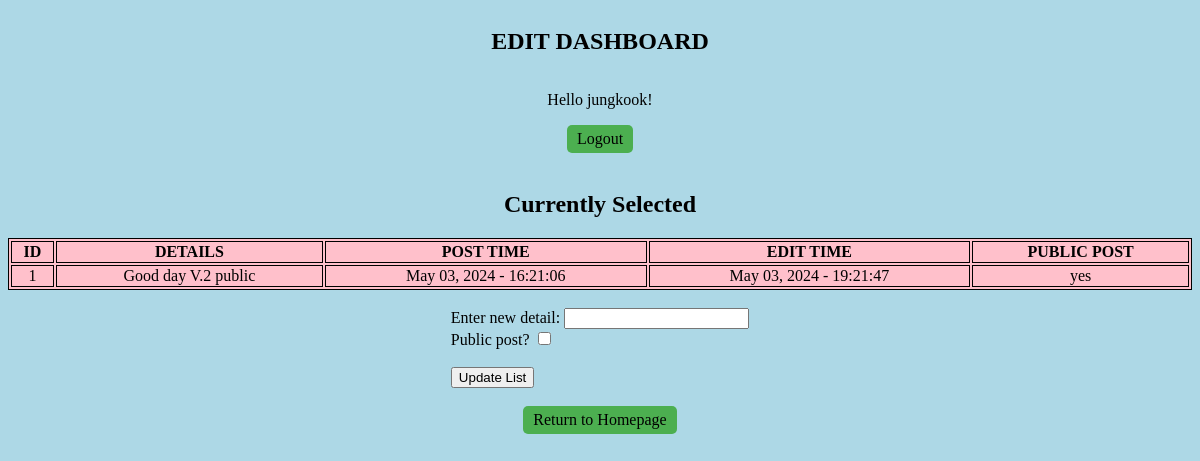
Screenshot of /edit.php?id=1 (signed in) with the database file from the repository.
### tables this page shows
CREATE TABLE `list_tbl` (
  `id` int(11) NOT NULL,
  `details` text NOT NULL,
  `date_posted` varchar(30) NOT NULL,
  `time_posted` time NOT NULL,
  `date_edited` varchar(30) NOT NULL,
  `time_edited` time NOT NULL,
  `public` varchar(5) NOT NULL
);

### edit.php (the view, shortened to what this page needs)
	<!DOCTYPE html>
	<html>
		<head>
		</head>
		<?php
    $user = $_SESSION['user'];
    $id_exists = false;
?>
<body>
<div class="container">
    <h2> EDIT DASHBOARD </h2>
    <p> Hello <span class="user"><?php Print "$user"?>!</span></p>
    <a href="logout.php" class="logout"> Logout </a><br/>
    <h2 style="text-align: center"> Currently Selected </h2>
    <table style="background-color: pink;" width="100%">
        <tr>
            <th> ID </th>
            <th> DETAILS </th>
            <th> POST TIME </th>
            <th> EDIT TIME </th>
            <th> PUBLIC POST </th>
        </tr>
    <?php
    $id = "";
        if(!empty($_GET['id']))
        {
            $id = $_GET['id'];
            $id_exists = true;
        }
        $servername = "localhost";
        $username_db = "root";
        $password_db = "";
        $db_name = "first_db";
        $conn = mysqli_connect($servername, $username_db, $password_db, $db_name);
        $query = mysqli_query($conn,"Select * from list_tbl Where id='$id'");
        $count = mysqli_num_rows($query);
        if($count > 0)
        {
            while($row = mysqli_fetch_array($query))
            {
                Print "<tr>";
                    Print "<td>". $row['id'] . "</td>";
                    Print "<td>". $row['details'] . "</td>";
                    Print "<td>". $row['date_posted']. " - ". $row['time_posted']. "</td>";
                    Print "<td>". $row['date_edited']. " - ". $row['time_edited']. "</td>";
                    Print "<td>". $row['public']. "</td>";
                Print "</tr>";
            }
        }
        else
        {
            $id_exists = false;
        }
    ?>
</table>
<br/>
<?php
    if($id_exists)
    {
        Print '<form action="edit.php" method="POST">
        <label for="details"> Enter new detail: </label>
        <input type="text" id="details" name="details" required/> <br/>
        <label for="public">Public post?</label>
        <input type="checkbox" id="public" name="public[]" value="yes" /> <br/>
        <br>
        <input type="submit" value="Update List" class="button"/>
        </form>';
    }
    else
    {
        Print '<h2 align = "center"> There is no data to be edited. </h2>';
    }
?>
    <br/>
    <a href="home.php" class="return"> Return to Homepage </a><br/>
</div>
</body>
</html>

### edit.php (style rules this page uses)
table, th, td { border:1px solid black; text-align:center; }
table { width:100%; }
body { background-color: lightblue; }
.container { display: flex; flex-direction: column; align-items: center; }
a { display: inline-block; padding: 5px 10px; background-color: #4CAF50; color: black; text-decoration: none; border-radius: 5px; }

### rows the page displays
list_tbl: id "1", details "Good day V.2 public", date_posted "May 03, 2024", time_posted "16:21:06", date_edited "May 03, 2024", time_edited "19:21:47", public "yes"

### other values shown
$user "jungkook"
